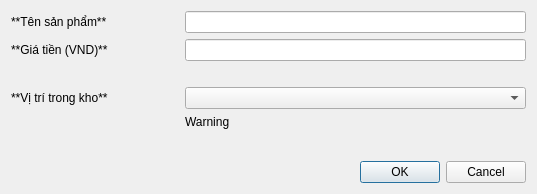
<?xml version="1.0" encoding="UTF-8"?>
<ui version="4.0">
 <class>AddProduct</class>
 <widget class="QDialog" name="AddProduct">
  <property name="geometry">
   <rect>
    <x>0</x>
    <y>0</y>
    <width>537</width>
    <height>194</height>
   </rect>
  </property>
  <property name="windowTitle">
   <string>Thêm sản phẩm</string>
  </property>
  <layout class="QGridLayout" name="gridLayout">
   <item row="2" column="1" colspan="2">
    <widget class="QLineEdit" name="unit_price_input"/>
   </item>
   <item row="9" column="0" colspan="3">
    <widget class="QDialogButtonBox" name="buttonBox">
     <property name="orientation">
      <enum>Qt::Horizontal</enum>
     </property>
     <property name="standardButtons">
      <set>QDialogButtonBox::Cancel|QDialogButtonBox::Ok</set>
     </property>
    </widget>
   </item>
   <item row="4" column="1" colspan="2">
    <widget class="QComboBox" name="comboBox"/>
   </item>
   <item row="2" column="0">
    <widget class="QLabel" name="label_2">
     <property name="text">
      <string>**Giá tiền (VND)**</string>
     </property>
     <property name="textFormat">
      <enum>Qt::MarkdownText</enum>
     </property>
    </widget>
   </item>
   <item row="6" column="0">
    <spacer name="verticalSpacer">
     <property name="orientation">
      <enum>Qt::Vertical</enum>
     </property>
     <property name="sizeHint" stdset="0">
      <size>
       <width>20</width>
       <height>40</height>
      </size>
     </property>
    </spacer>
   </item>
   <item row="0" column="1" colspan="2">
    <widget class="QLineEdit" name="p_name_input"/>
   </item>
   <item row="4" column="0">
    <widget class="QLabel" name="label_3">
     <property name="text">
      <string>**Vị trí trong kho**</string>
     </property>
     <property name="textFormat">
      <enum>Qt::MarkdownText</enum>
     </property>
    </widget>
   </item>
   <item row="0" column="0">
    <widget class="QLabel" name="label">
     <property name="text">
      <string>**Tên sản phẩm**</string>
     </property>
     <property name="textFormat">
      <enum>Qt::MarkdownText</enum>
     </property>
    </widget>
   </item>
   <item row="3" column="1" colspan="2">
    <widget class="QLabel" name="seperate_unit_price">
     <property name="text">
      <string/>
     </property>
     <property name="textFormat">
      <enum>Qt::MarkdownText</enum>
     </property>
    </widget>
   </item>
   <item row="5" column="1">
    <widget class="QLabel" name="unit_price_warnin_input">
     <property name="text">
      <string>Warning</string>
     </property>
     <property name="textFormat">
      <enum>Qt::MarkdownText</enum>
     </property>
    </widget>
   </item>
  </layout>
 </widget>
 <tabstops>
  <tabstop>p_name_input</tabstop>
  <tabstop>unit_price_input</tabstop>
  <tabstop>comboBox</tabstop>
 </tabstops>
 <resources/>
 <connections>
  <connection>
   <sender>buttonBox</sender>
   <signal>accepted()</signal>
   <receiver>AddProduct</receiver>
   <slot>accept()</slot>
   <hints>
    <hint type="sourcelabel">
     <x>248</x>
     <y>254</y>
    </hint>
    <hint type="destinationlabel">
     <x>157</x>
     <y>274</y>
    </hint>
   </hints>
  </connection>
  <connection>
   <sender>buttonBox</sender>
   <signal>rejected()</signal>
   <receiver>AddProduct</receiver>
   <slot>reject()</slot>
   <hints>
    <hint type="sourcelabel">
     <x>316</x>
     <y>260</y>
    </hint>
    <hint type="destinationlabel">
     <x>286</x>
     <y>274</y>
    </hint>
   </hints>
  </connection>
 </connections>
</ui>
